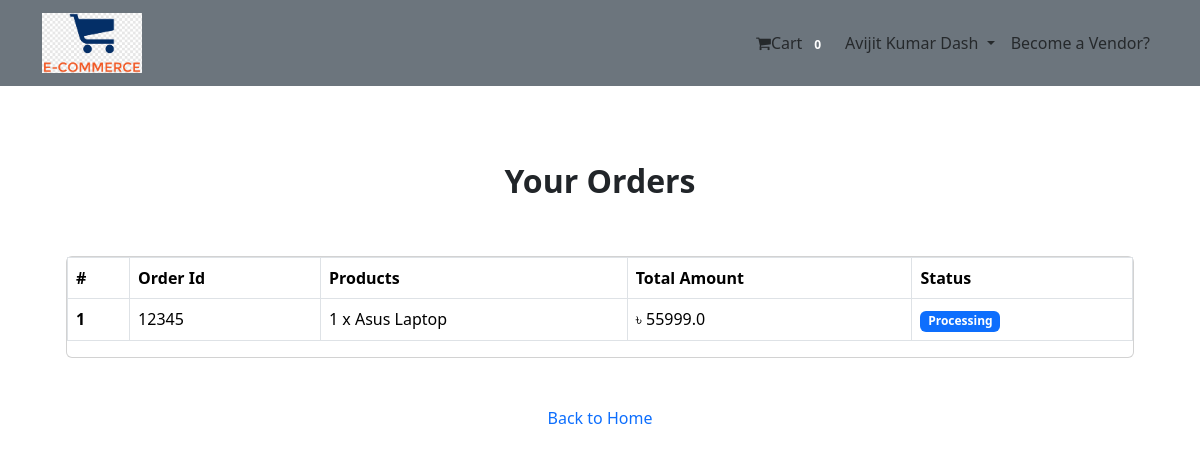
Page /payment/order/ (signed in) on the earlier database version.
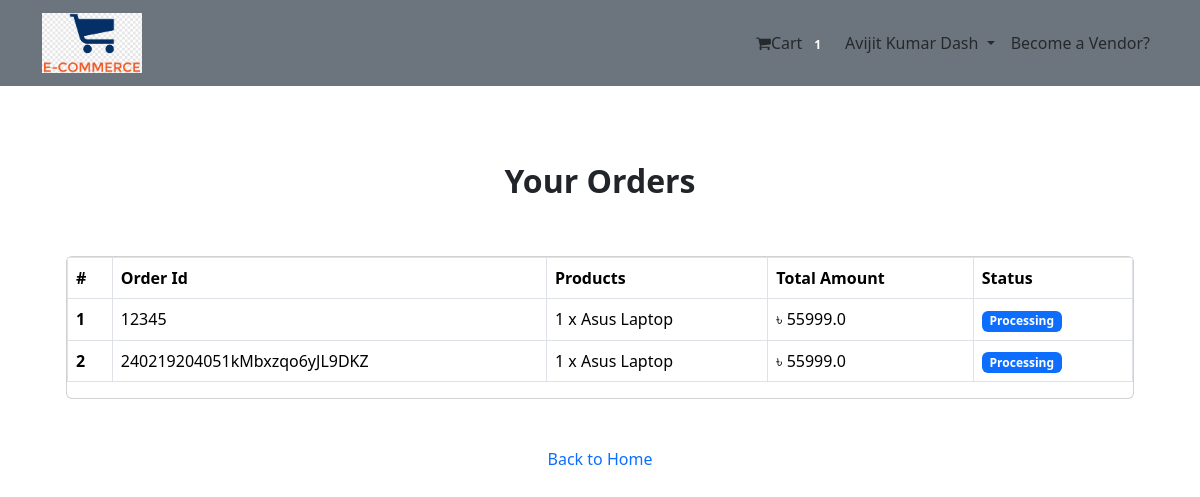
Same page on the later database version.
### account/models.py (models this page shows, shortened)
class User(AbstractBaseUser , PermissionsMixin):
    email = models.EmailField(unique=True, null=False)
    is_staff = models.BooleanField(
        gettext_lazy('stuff status'),
        default = False,
        help_text = gettext_lazy('Designates whether the user should be treated as active. Unselect this instead of deleting accounts.')
    )
    is_active = models.BooleanField(
        gettext_lazy('active'),
        default = True,
        help_text = gettext_lazy('Designates whether the user can log in this site.')
    )
    USERNAME_FIELD = 'email'
    objects = MyUserManager()

class Profile(models.Model):
    user = models.OneToOneField(User, on_delete=models.CASCADE, related_name='profile')
    full_name = models.CharField(max_length=255, blank=True)
    address = models.TextField(max_length=300,blank=True)
    city = models.CharField(max_length=50,blank=True)
    zip = models.CharField(max_length=10, blank=True)
    country = models.CharField(max_length=50, blank=True)
    phone = models.CharField(max_length=20, blank=True)
    date_joined = models.DateTimeField(auto_now_add=True)

### order/models.py (models this page shows)
class Order(models.Model):
    Processing = 'Processing'
    Delivered = 'Delivered'
    status_choices = [
        (Processing, 'Processing'),
        (Delivered, 'Delivered')
    ]
    coupon = models.ForeignKey(
        Coupon, on_delete=models.CASCADE, null=True, blank=True, related_name='cart_coupon')
    orderitems = models.ManyToManyField(Cart)
    user = models.ForeignKey(settings.AUTH_USER_MODEL, on_delete=models.CASCADE)
    ordered = models.BooleanField(default=False)
    created = models.DateTimeField(auto_now_add=True)
    paymentId = models.CharField(max_length=264, blank=True, null=True)
    orderId = models.CharField(max_length=255,blank=True, null=True)
    status = models.CharField(
        max_length=10, choices=status_choices, default=Processing)
    def get_totals(self):
        total = 0
        for order_item in self.orderitems.all():
            total += float(order_item.get_total())
        if self.coupon and self.coupon.is_expired == False:
            if self.coupon.min_amount <= total:
                total = total - (total * (self.coupon.discount/100))
                return total
        return total

class Cart(models.Model):
    user = models.ForeignKey(settings.AUTH_USER_MODEL, on_delete=models.CASCADE, related_name='cart')
    item = models.ForeignKey(Product, on_delete=models.CASCADE, related_name='item')
    quantity = models.IntegerField(default=1)
    purchased = models.BooleanField(default=False)
    created_at = models.DateTimeField(auto_now_add=True)
    updated_at = models.DateTimeField(auto_now_add=True)
    def __str__(self) -> str:
        return f'{self.quantity} x {self.item}'
    def get_total(self):
        total = self.item.price * self.quantity
        priceTotal = format(total,'0.2f')
        return priceTotal

### shop/models.py (models this page shows)
class Product(models.Model):
    category = models.ForeignKey(Category, on_delete=models.CASCADE, related_name='category')
    vendor = models.ForeignKey(
        Vendor, on_delete=models.CASCADE, related_name='product_vendor')
    productimage = models.ImageField(upload_to='Products')
    name = models.CharField(max_length=255)
    price = models.FloatField(default=0.00)
    old_price = models.FloatField(default=0.00, null=True, blank=True)
    preview_text = models.TextField(max_length=200, verbose_name='Preview Text')
    description = models.TextField(max_length=1000, verbose_name='Description')
    created_at = models.DateTimeField(auto_now_add=True)
    def __str__(self) -> str:
        return self.name
    class Meta:
        ordering = ['created_at']

### payment/views.py (the view)
# urls.py: path('order/', views.order_view, name="order"),
@login_required
def order_view(request):
    try:
        orders = Order.objects.filter(user=request.user, ordered=True)
        context = {"orders": orders}
    except:
        messages.warning(request, "You do no have an active order")
        return redirect("home")
    return render(request, "payment/order.html", context)

### order/templatetags/cart_tag.py (called while the page is built)
@register.filter
def cart_total(user):
    order = Order.objects.filter(user=user, ordered=False)
    if order.exists():
        return order[0].orderitems.count()
    else:
        return 0

### templates/payment/order.html (shortened to what this page needs)
{% extends 'base.html' %}
{% block content %}
<div class="container mt-5">
    <h2 class="text-center"><strong>Your Orders</strong></h2>
    <div class="row">
        <div class="col-md-12">
        <div class="card mt-5" style="height:auto">
            <div class="table-responsive">
            <table class="table table-bordered">
                <thead>
                <tr>
                    <th scope="col">#</th>
                    <th scope="col">Order Id</th>
                    <th scope="col">Products</th>
                    <th scope="col">Total Amount</th>
                    <th scope="col">Status</th>
                </tr>
                </thead>
                <tbody>
                {% for order in orders %}
                <tr>
                    <th scope="row">{{ forloop.counter }}</th>
                    <td>{{ order.orderId }}</td>
                    <td>
                    {% for item in order.orderitems.all %} {{item}} <br> {% endfor %}
                    </td>
                    <td>&#2547; {{order.get_totals}}</td>
                    <td><span class="badge text-bg-primary">{{order.status}}</span></td>
                </tr>
                {% endfor %}
                </tbody>
            </table>
            </div>
        </div>
        </div>
        <div class="col-md-12 my-5 text-center">
        <a class="text-decoration" href="{% url 'home' %}">Back to Home</a>
        </div>
    </div>
</div>
{% endblock %}

### templates/navbar.html (shortened to what this page needs)
{% load cart_tag %}
<nav class="navbar navbar-expand-lg bg-secondary">
    <div class="container">
        <a class="navbar-brand" href="{% url 'home' %}"><img class="logo" src="/static/logo/logo.png" alt=""></a>
        <div class="collapse navbar-collapse" id="navbarNav">
            <ul class="navbar-nav ms-auto">
                {% if request.user.is_authenticated %}
                <li class="nav-item">
                    <a href="{% url 'cart' %}" class="nav-link">
                        <i class="fa fa-shopping-cart"></i>Cart
                        <span class="badge badge-light"> {{ request.user|cart_total }}</span>
                    </a>
                </li>
                <li class="nav-item dropdown">
                    {% if user.profile.full_name %}
                    <a class="nav-link dropdown-toggle" href="#" role="button" data-bs-toggle="dropdown"
                        aria-expanded="false">
                        {{user.profile.full_name}}
                    </a>
                    {% else %}
                    <a class="nav-link dropdown-toggle" href="#" role="button" data-bs-toggle="dropdown"
                        aria-expanded="false">
                        {{user.email}}
                    </a>
                    {% endif %}
                </li>
                {% if user.vendor_profile %}
                {% else %}
                <li class="nav-item">
                    <a class="nav-link" href="{% url 'vendor' %}">Become a Vendor?</a>
                </li>
                {% endif %}
                {% else %}
                <li class="nav-item">
                    <a href="{% url 'login' %}" class="btn btn-primary"> Sign Up / Log In </a>
                </li>
                {% endif %}
            </ul>
        </div>
    </div>
</nav>

Differences in the rows shown:
changed User "Avijit Kumar Dash": user|cart_total "0" → "1"
added Order: orderId "240219204051kMbxzqo6yJL9DKZ", get_totals "55999.0", status "Processing"
added Cart: quantity+item "1 x Asus Laptop", shown under "240219204051kMbxzqo6yJL9DKZ"
